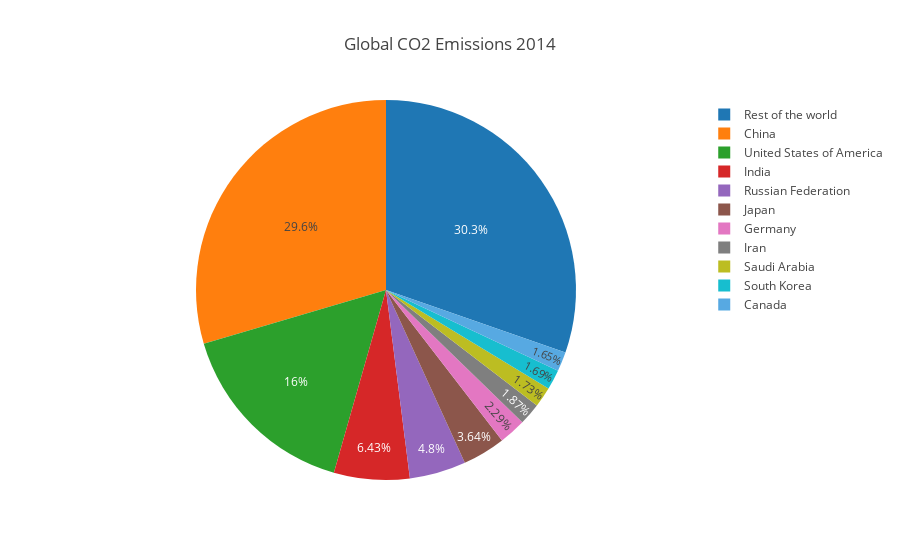

This figure's notebook cell:
### Markdown cell above
##The plot below shows the top ten contributing countries and percentage they each contribute. The hoovering feature shows the name of the country and the corresponding percentage.

### Code cell
def percentage_country(emission_country):
    return (emission_country/world_emission_2014)*100
    

data = sorted_2014.loc[[2014],:].values[10:]
df_index = np.arange(0,sorted_2014.loc[[2014],:].values.size).tolist()
CO_2_emissions_2014 = pd.DataFrame({'emissions': sorted_2014.loc[[2014],:].values[0,:],
                                    'countries':sorted_2014.columns.tolist()
                                   }, 
                                   index = df_index)

CO_2_emissions_2014['percentage_country'] = CO_2_emissions_2014['emissions'].apply(percentage_country)

top_ten_percentage = CO_2_emissions_2014['percentage_country'][0:10].values.tolist()
top_ten_percentage.append((sorted_2014.loc[[2014],:].values[0,10:].sum()/world_emission_2014)*100)
top_ten_countries = CO_2_emissions_2014['countries'][0:10].values.tolist()
top_ten_countries.append('Rest of the world')


fig = {
    'data': [
        {
            'values': top_ten_percentage,
            'labels': top_ten_countries,
            'text':'CO2',
            'textposition':'inside',
            'type': 'pie',
            'name': 'CO2 Emissions',
            'hoverinfo':'label+percent+name'
        }
    ],
    'layout':{
        'title':'Global CO2 Emissions 2014'
        
    }
}


plotly.offline.iplot(fig)

### Figure 1 — Plotly figure (JSON) as saved in the notebook; plotly's stock layout.template omitted (floating-point values rounded to 4 significant figures)
{"data": [{"hoverinfo": "label+percent+name", "labels": ["China", "United States of America", "India", "Russian Federation", "Japan", "Germany", "Iran", "Saudi Arabia", "South Korea", "Canada", "Rest of the world"], "name": "CO2 Emissions", "text": "CO2", "textposition": "inside", "type": "pie", "values": [29.57, 16.0, 6.432, 4.801, 3.642, 2.286, 1.866, 1.727, 1.687, 1.647, 30.33]}], "layout": {"title": "Global CO2 Emissions 2014"}}
